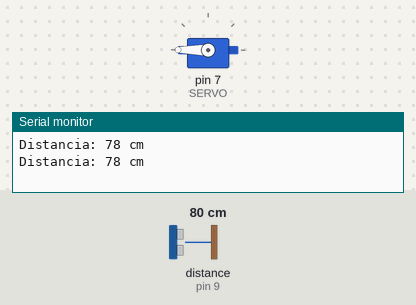
This sketch was run on a simulated Arduino Uno, built with avr-gcc and run on an emulated ATmega328P. Shown: servo, the last lines printed to the serial monitor. Wiring (inferred from the names in the program): ultrasonic range finder: trigger pin 8; echo pin 9. Inputs (shaded band) come from the test bench; at power-on: distance to the obstacle (sensor on pin 9) 80 cm. The echo pulse lasts 58.3 µs per cm.

Above: at 1.3 s.
1.4 s: distance to the obstacle (sensor on pin 9) set to 13 cm
3.2 s: distance to the obstacle (sensor on pin 9) set to 10 cm
At 4.49 s:
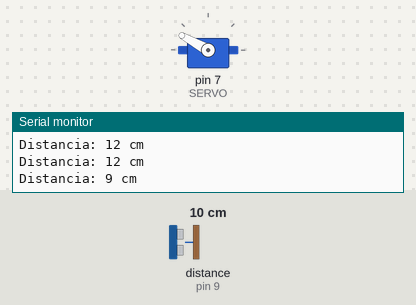
At 7.5 s:
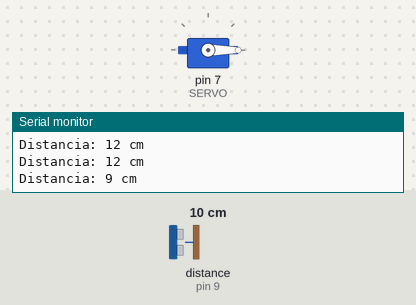
Timing chart, 0 to 15.2 s (numbered marks = the images above; inputs shaded):
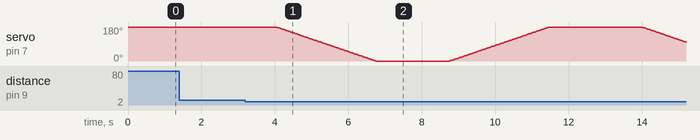

The sketch:

cochera_inteligente.ino
```cpp
#include <Servo.h>
Servo myServo;

int ECO = 9;
int TRIG = 8;
int time;
int distance;
int SERVO = 7;

void setup() {
  pinMode(TRIG,OUTPUT);
  pinMode(ECO,INPUT);
  pinMode(SERVO,OUTPUT);
  myServo.attach(SERVO);
  myServo.write(180);
  Serial.begin(9600);
}

void loop() {
  distance = getDistance();
  Serial.println("Distancia: " + String(distance) + " cm");

  if(distance <= 10){
    openDoor();
    delay(2000);
    closeDoor();
    delay(2000);
  }
}

int getDistance(){
  long duration;

  digitalWrite(TRIG, LOW);
  delayMicroseconds(2);
  digitalWrite(TRIG, HIGH);
  delayMicroseconds(10);
  digitalWrite(TRIG, LOW);
  duration = pulseIn(ECO, HIGH);
  distance = duration * 0.034 / 2;

  delay(500);
  return distance;
}


void openDoor(){
  for(int angle = 180; angle >=0; angle-=1){
    myServo.write(angle);
    delay(15);
  }

}

void closeDoor(){
  for(int angle= 0;angle <=180; angle +=1){
    myServo.write(angle);
    delay(15);
  }
}
```

Measured:
- the behaviour switches between 12 and 11 cm on distance to the obstacle (sensor on pin 9) (found by bisection; images 0 and 1)
